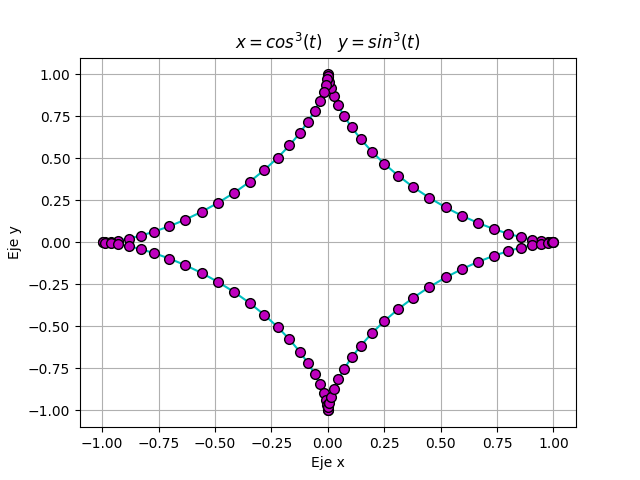

Reproduce this figure in Python.
import matplotlib.pyplot as plt
import numpy as np
from numpy import sin, cos

tpoints = np.linspace( 0, 2*np.pi, 100)
def x(t):
    return (cos(tpoints)**3)

def y(t):
    return (sin(tpoints)**3)

plt.plot(x(tpoints), y(tpoints),'o-c', markersize = 7, mec = 'k', mfc = 'm')
plt.title('$x = cos^3(t)$'+'   $y = sin^3(t)$')
plt.ylabel('Eje y')
plt.xlabel('Eje x')
plt.grid(True)
plt.show()
